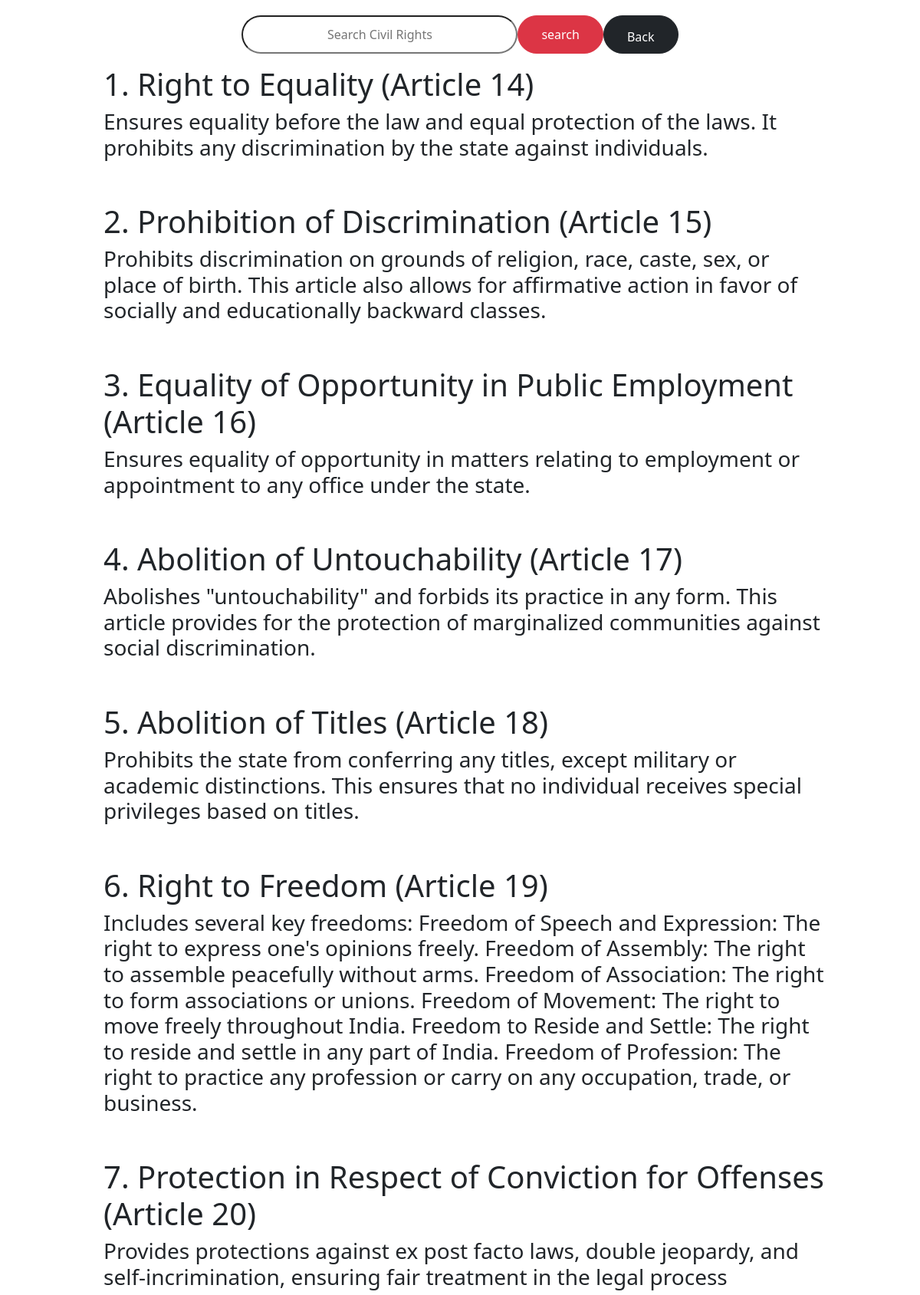
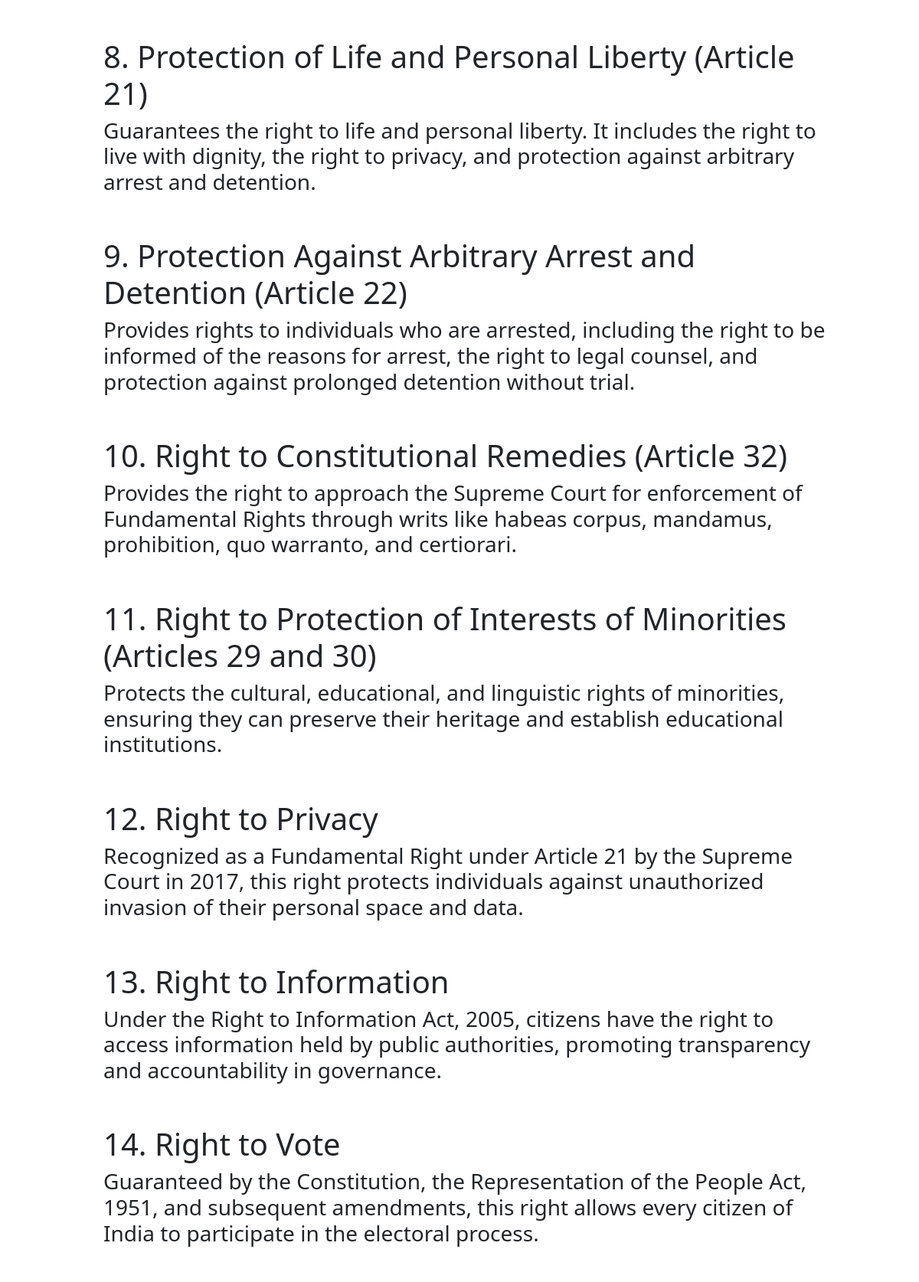
Page /civilrights/ (upper part) on the committed database (2 pictures, top to bottom).
### rights/models.py (models this page shows, shortened)
class CivilRights(models.Model):
    Title = models.CharField(max_length=400)
    Description = models.CharField(max_length=5000)

### rights/views.py (the view)
# urls.py: path("civilrights/",Civil,name="CivilRights"),
def Civil(request):
    query = request.GET.get('q')
    if query:
        Civil_right = CivilRights.objects.filter(
            Q(Title__icontains=query) | Q(Description__icontains=query)
        )
    else:
        Civil_right = CivilRights.objects.all()
    return render(request,'CivilRights.html',{'Civil_right':Civil_right})

### rights/templates/CivilRights.html (shortened to what this page needs)
<!DOCTYPE html>
<html lang="en">
<head>
    <link href="https://cdn.jsdelivr.net/npm/bootstrap@5.3.3/dist/css/bootstrap.min.css" rel="stylesheet">
    <link href="https://cdn.jsdelivr.net/npm/bootstrap@5.3.3/dist/css/bootstrap.min.css" rel="stylesheet">
</head>
<body>
    <div >
        <form method="GET" action ="{% url 'CivilRights' %}" style="display: flex; justify-content: center; text-align: center;">
            <input type="text" style="border-radius:30px; border: 3px line; height: 50px; width: 30%; margin-top: 20px;text-align: center;" name="q" id="autocomplete"
            placeholder ="Search Civil Rights">
            <input type="submit"  class="btn btn-danger" style="padding-left: 30px; padding-right: 30px;border-radius: 30px; margin-top: 20px;" value="search">
            <a href="{% url 'home' %}"class="btn btn-dark" style="padding-left: 30px; padding-top: 15px; padding-right: 30px; border-radius: 30px; margin-top: 20px; " >Back</a>
        </form>
        <div id="civil" style="height: 80%; width: 80%;  margin-left: 120px;">
            {% for c in Civil_right %}
            <h1 >{{c.Title}}</h1> <h3>{{c.Description}}</h3><br><br>
            {% endfor %}
        </div>
    </div>
</body>
</html>

### rights/templates/CivilRights.html (style rules this page uses)
h1,h3 { margin-left: 15px; }

### rows in the picture
CivilRights: Title "1. Right to Equality (Article 14)", Description "Ensures equality before the law and equal protection of the laws. It prohibits any discrimination by the state against individuals."
CivilRights: Title "2. Prohibition of Discrimination (Article 15)", Description "Prohibits discrimination on grounds of religion, race, caste, sex, or place of birth. This article also allows for affirmative action in favor of socially and educationally backward classes."
CivilRights: Title "3. Equality of Opportunity in Public Employment (Article 16)", Description "Ensures equality of opportunity in matters relating to employment or appointment to any office under the state."
CivilRights: Title "4. Abolition of Untouchability (Article 17)", Description "Abolishes \"untouchability\" and forbids its practice in any form. This article provides for the protection of marginalized communities against social discrimination."
CivilRights: Title "5. Abolition of Titles (Article 18)", Description "Prohibits the state from conferring any titles, except military or academic distinctions. This ensures that no individual receives special privileges based on titles."
CivilRights: Title "6. Right to Freedom (Article 19)", Description "Includes several key freedoms: Freedom of Speech and Expression: The right to express one's opinions freely. Freedom of Assembly: The right to assemble peacefully without arms. Freedom of Association: The right to form associations or unions. Freedom of Movement: The right to move freely throughout India. Freedom to Reside and Settle: The right to reside and settle in any part of India. Freedom of Profession: The right to practice any profession or carry on any occupation, trade, or business."
CivilRights: Title "7. Protection in Respect of Conviction for Offenses (Article 20)", Description "Provides protections against ex post facto laws, double jeopardy, and self-incrimination, ensuring fair treatment in the legal process"
CivilRights: Title "8. Protection of Life and Personal Liberty (Article 21)", Description "Guarantees the right to life and personal liberty. It includes the right to live with dignity, the right to privacy, and protection against arbitrary arrest and detention."
CivilRights: Title "9. Protection Against Arbitrary Arrest and Detention (Article 22)", Description "Provides rights to individuals who are arrested, including the right to be informed of the reasons for arrest, the right to legal counsel, and protection against prolonged detention without trial."
CivilRights: Title "10. Right to Constitutional Remedies (Article 32)", Description "Provides the right to approach the Supreme Court for enforcement of Fundamental Rights through writs like habeas corpus, mandamus, prohibition, quo warranto, and certiorari."
CivilRights: Title "11. Right to Protection of Interests of Minorities (Articles 29 and 30)", Description "Protects the cultural, educational, and linguistic rights of minorities, ensuring they can preserve their heritage and establish educational institutions."
CivilRights: Title "12. Right to Privacy", Description "Recognized as a Fundamental Right under Article 21 by the Supreme Court in 2017, this right protects individuals against unauthorized invasion of their personal space and data."
CivilRights: Title "13. Right to Information", Description "Under the Right to Information Act, 2005, citizens have the right to access information held by public authorities, promoting transparency and accountability in governance."
CivilRights: Title "14. Right to Vote", Description "Guaranteed by the Constitution, the Representation of the People Act, 1951, and subsequent amendments, this right allows every citizen of India to participate in the electoral process."
